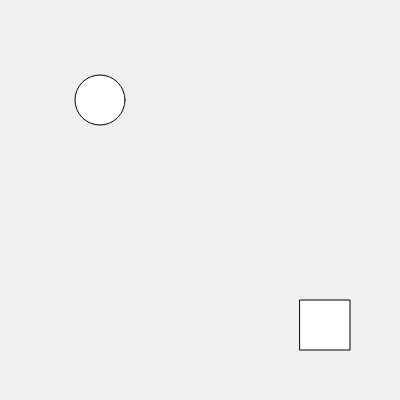
Frame 1 (no input)
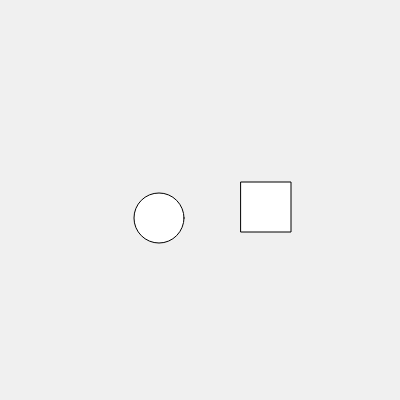
Frame 60 (no input)
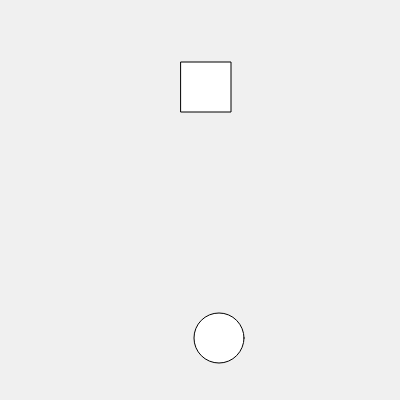
Frame 120 (the mouse pressed at the canvas centre since frame 60)

The p5.js sketch that drew these frames (run headless with seeded random() and noise() and a simulated clock; from frame 60 on, the mouse is pressed at the canvas centre):

// p5.js sketch
// ── sketch.js
//  choose two different shapes and create a sketch where these two shapes are moving in different ways.
// declare variables
let ellipse_x, ellipse_y, rect_x, rect_y;

function setup() {
  // create a canvas
  createCanvas(400, 400);
  // initialize variables
  ellipse_x = 100;
  ellipse_y = 100;
  rect_x = 300;
  rect_y = 300;
}

function draw() {
  // erase the canvas
  background(240);
  // draw two different shapes: an ellipse and a rectangle
  ellipse(ellipse_x, ellipse_y, 50, 50);
  rect(rect_x, rect_y, 50, 50);
  //change the variables
  ellipse_x++;
  ellipse_y += 2;
  rect_x--;
  rect_y -= 2;
}
